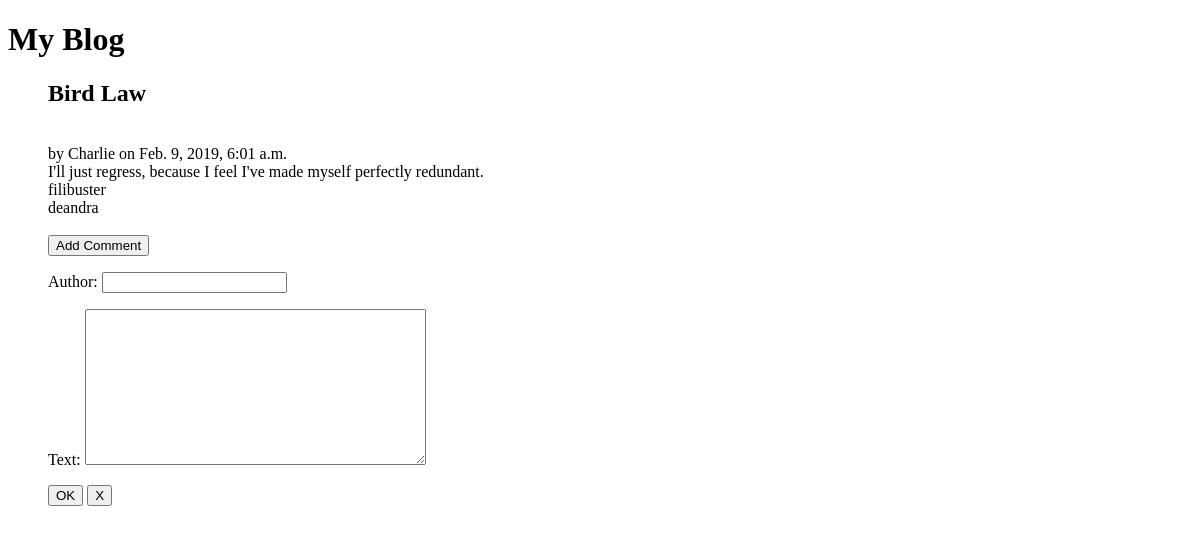
Page /blog/ on the earlier database version.
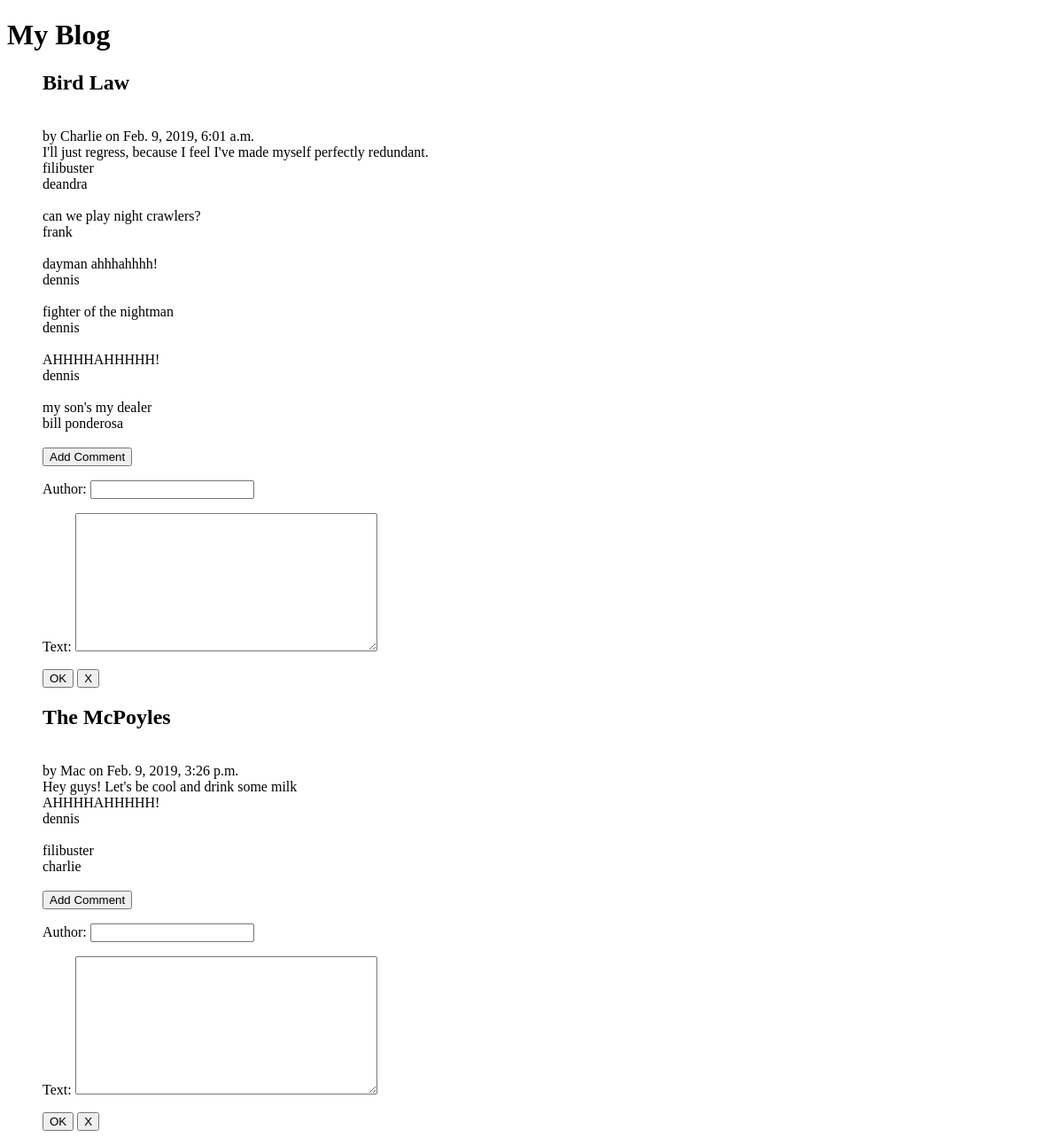
Same page on the later database version.
### blog/models.py (models this page shows, shortened)
class Post(models.Model):
    id= models.IntegerField(primary_key=True)
    title = models.CharField(max_length=200)
    date = models.DateTimeField()
    author= models.ForeignKey(Owner, on_delete=models.CASCADE)
    text= models.TextField(default="")
    comments= models.ManyToManyField(Comment)

class Owner(models.Model):
    name = models.CharField(max_length=200)
    def __str__(self):
        return self.name

class Comment(models.Model):
    date = models.DateTimeField()
    author= models.CharField(max_length=200)
    text =  models.TextField(default="")

### blog/views.py (the view)
# urls.py: path('', views.index, name='index'),
def index(request):
    if request.method == "POST":
        form = CommentForm(request.POST)
        author = request.POST['author']
        text= request.POST['text']
        postId= request.POST['post_Id']
        date = datetime.now()
        comment = Comment.objects.create(author=author, text=text, date= date)
        curr_post= Post.objects.get(id= postId)
        curr_post.comments.add(comment)
        curr_post.save()
    else:
        form= CommentForm()
    posts= Post.objects.all()
    context={'blog_posts': posts, 'form': form}
    return render(request, "blog_page.html", context)

### myblog/forms.py
class CommentForm(forms.ModelForm):
        class Meta:
            model = Comment
            exclude = ('date', )
            widgets = {
            'post_Id': forms.NumberInput(attrs={
                'required': True,
                'placeholder': '0'
            }),
        }

### myblog/templates/blog_page.html (shortened to what this page needs)
<!DOCTYPE html>
<html>
<head>
</head>
<body>
  <h1> My Blog</h1>
  {% block content %}
<ul>  {% for post in blog_posts %}
      <h2>{{ post.title}}</h2> <br/>
      by {{ post.author}} on {{ post.date }} <br/>
      {{ post.text }}  <br/>
        {% for comment in post.comments.all %}
          {{comment.text}} <br/>
          {{comment.author}}<br/>
          <br/>
        {% endfor %}
      <button type="button" id= "new_comm" onclick="showForm()">Add Comment</button>
      <form action="" method="post" id={{post.id}}>
          {{form.as_p}}
          <input class="sub" type="submit" value="OK" >
          <button type="button" onclick="hideForm()">X</button>
      </form>
  {% endfor %}
</ul>
  {% endblock content %}
</body>
</html>

Differences in the rows shown:
added Comment: text "can we play night crawlers?", author "frank", shown under Post "Bird Law"
added Comment: text "dayman ahhhahhhh!", author "dennis", shown under Post "Bird Law"
added Comment: text "fighter of the nightman", author "dennis", shown under Post "Bird Law"
added Comment: text "AHHHHAHHHHH!", author "dennis"
added Comment: text "my son's my dealer", author "bill ponderosa", shown under Post "Bird Law"
added Post: title "The McPoyles", author "Mac", date "Feb. 9, 2019, 3:26 p.m.", text "Hey guys! Let's be cool and drink some milk"
added Comment: text "filibuster", author "charlie", shown under "The McPoyles"
